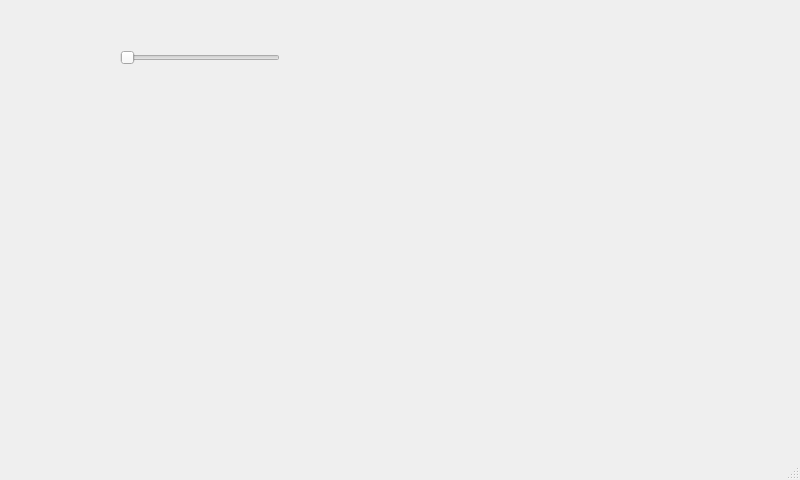
<?xml version="1.0" encoding="UTF-8"?>
<ui version="4.0">
 <class>MainWindow</class>
 <widget class="QMainWindow" name="MainWindow">
  <property name="geometry">
   <rect>
    <x>0</x>
    <y>0</y>
    <width>800</width>
    <height>480</height>
   </rect>
  </property>
  <property name="windowTitle">
   <string>MainWindow</string>
  </property>
  <widget class="QWidget" name="centralwidget">
   <widget class="QSlider" name="horizontalSlider">
    <property name="geometry">
     <rect>
      <x>120</x>
      <y>50</y>
      <width>160</width>
      <height>16</height>
     </rect>
    </property>
    <property name="maximum">
     <number>80</number>
    </property>
    <property name="orientation">
     <enum>Qt::Horizontal</enum>
    </property>
   </widget>
  </widget>
  <widget class="QMenuBar" name="menubar">
   <property name="geometry">
    <rect>
     <x>0</x>
     <y>0</y>
     <width>800</width>
     <height>18</height>
    </rect>
   </property>
  </widget>
  <widget class="QStatusBar" name="statusbar"/>
 </widget>
 <resources/>
 <connections/>
</ui>
